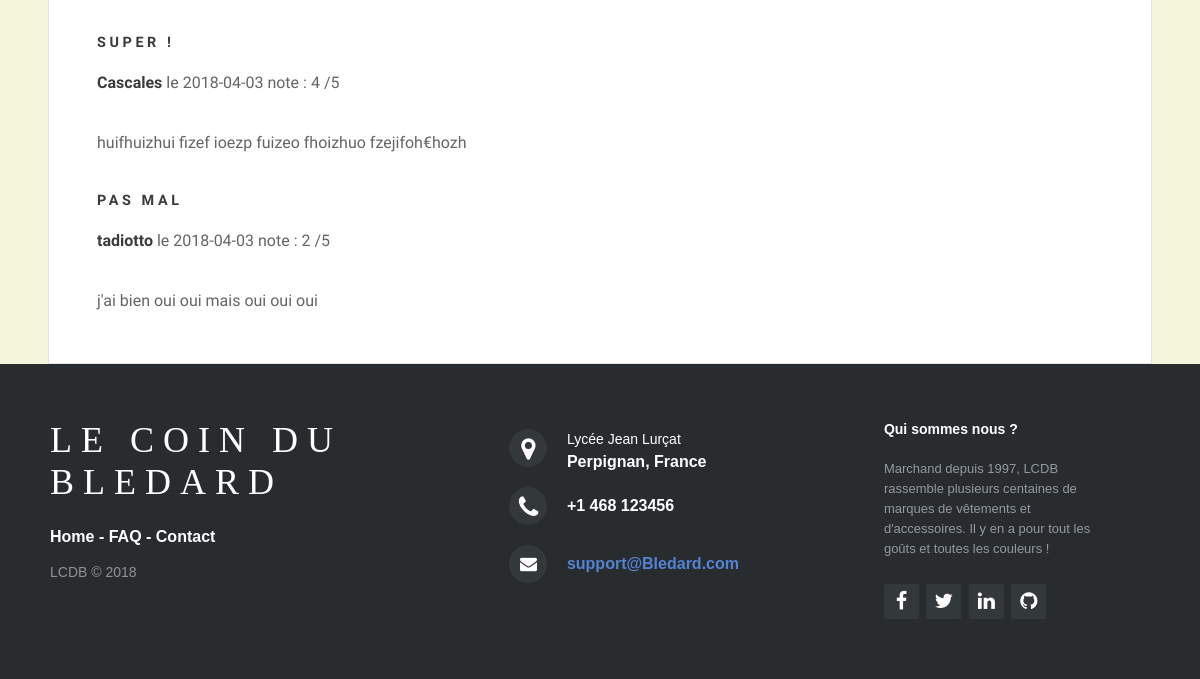
The page /article.php?id=45 (signed in, lower part) on the database as committed earlier.
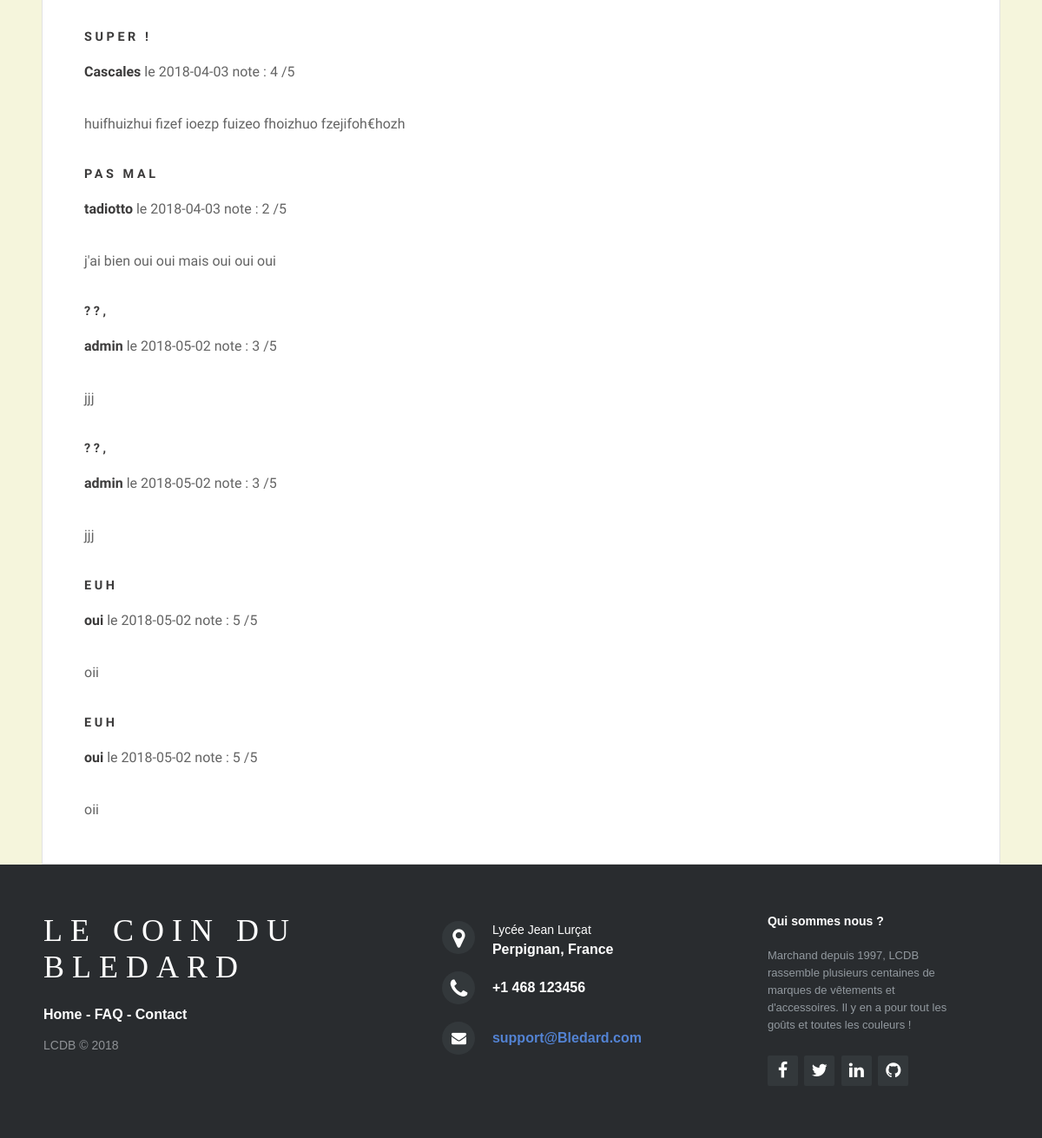
The same page on the database as committed later.
### tables this page shows
CREATE TABLE `avis` (
  `id_avis` int(11) NOT NULL,
  `idclient_idproduit_avis` int(11) DEFAULT NULL,
  `id_produit` int(11) NOT NULL,
  `id_client` int(11) NOT NULL,
  `date_avis` date NOT NULL,
  `titre_avis` varchar(255) NOT NULL,
  `description_avis` varchar(1000) NOT NULL,
  `note_avis` int(11) NOT NULL
);

CREATE TABLE `client` (
  `id_client` int(11) NOT NULL,
  `email_client` varchar(255) NOT NULL,
  `nom_affichage` varchar(255) NOT NULL,
  `mot_de_passe` varchar(255) NOT NULL,
  `civilite` int(11) DEFAULT NULL,
  `nom_client` varchar(255) NOT NULL,
  `prenom_client` varchar(255) NOT NULL,
  `telephone_client` varchar(255) DEFAULT NULL,
  `id_question` int(11) DEFAULT NULL,
  `reponse` varchar(255) DEFAULT NULL,
  `datecreation_client` date NOT NULL,
  `anonyme` int(11) NOT NULL DEFAULT '0',
  `administrateur` int(1) NOT NULL DEFAULT '0'
);

### article.php (the view, shortened to what this page needs)
<?php include ('inc/bdd.php'); ?>
<?php
  if (isset($_GET['id'])) {
    $id = $_GET['id'];
  $reqavis = $bdd->prepare('SELECT * FROM avis WHERE id_produit = ?');
  $reqavis->execute(array($id));
  $resultavis = $reqavis->fetchAll();
?>
<?php include ("inc/header.php"); ?>
<link rel="stylesheet" href="assets/css/article.css" />
<div id="wrapper">
    <div id="main">
        <article class="post">
  <div class="commentaires">
  <?php     if($resultavis) {
      foreach($resultavis as $row) {
$test=$bdd->prepare('select * from client where id_client=?');
$test ->execute(array($row['id_client']));
  $oui = $test->fetch();
    ?>
<div class="comentaire">
  <h3><?php echo $row['titre_avis'] ?></h3>
  <p><strong><?php echo $oui['nom_client']?></strong> le <?php echo $row['date_avis'] ?> note : <?php echo $row['note_avis'] ?> /5</p>
<p><?php echo $row['description_avis'] ?></p>
</div>
<?php }} ?>
</div>
</article>
<?php include ('inc/footer.php') ?>
<?php }else{echo "error 404 Not Found";} ?>

Rows that differ between the two databases and show on the page:
added avis: titre_avis "??,", client.nom_client "admin", date_avis "2018-05-02", note_avis "3", description_avis "jjj"
added avis: titre_avis "??,", client.nom_client "admin", date_avis "2018-05-02", note_avis "3", description_avis "jjj"
added avis: titre_avis "EUH", client.nom_client "oui", date_avis "2018-05-02", note_avis "5", description_avis "oii"
added avis: titre_avis "EUH", client.nom_client "oui", date_avis "2018-05-02", note_avis "5", description_avis "oii"
